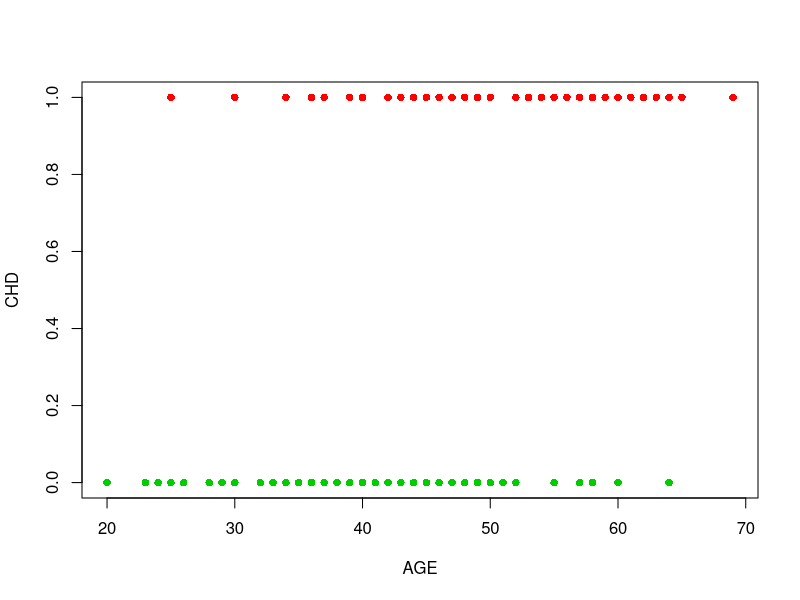
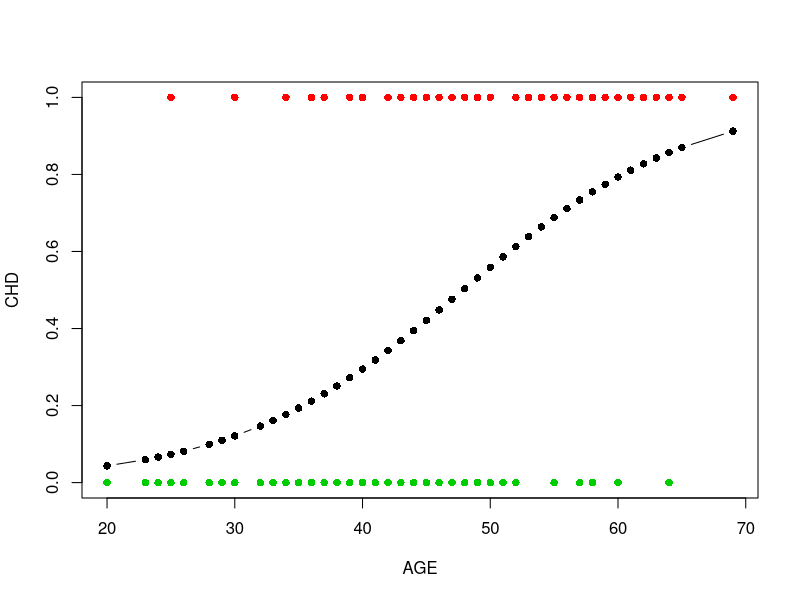
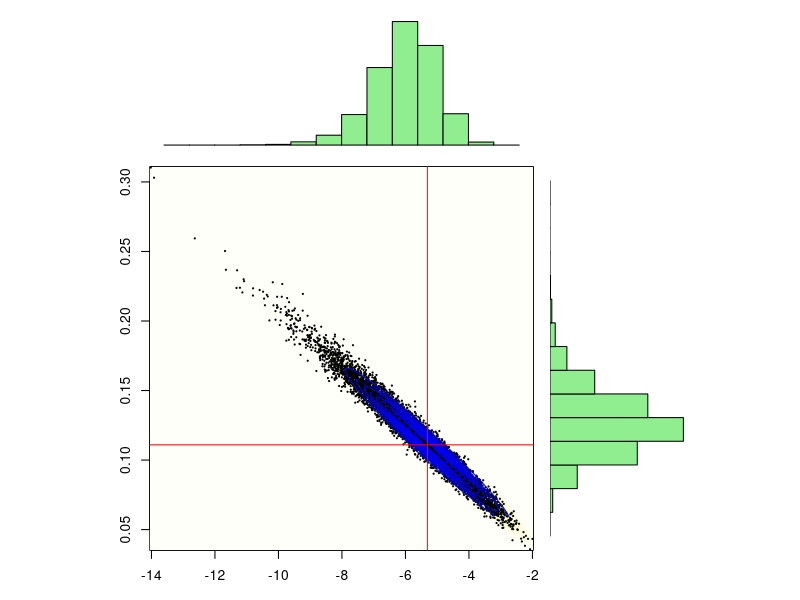
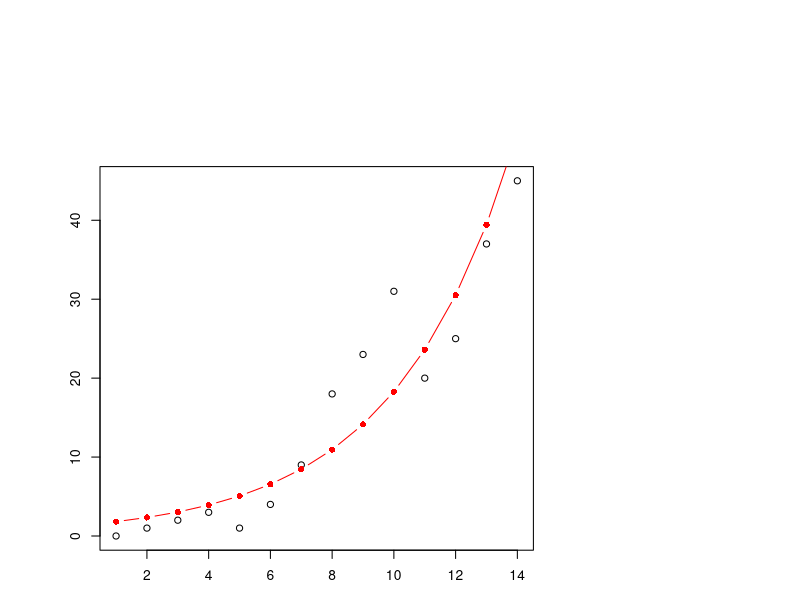

Source code (R) for these figures, in order: (Note: this script raises an error after producing the figures.)
############################
# Régression de Logistique #
############################

A = read.table("3_GLM/chd.txt", header = TRUE)
plot(A$age, A$chd, 
     xlab = "AGE", ylab = "CHD", 
     pch = 16, col = c("green3", "red")[A$chd+1]
)

fit.glm = glm(chd~age, family = binomial("logit"), data = A)
summary(fit.glm)

plot(A$age, A$chd, 
     xlab = "AGE", ylab = "CHD", 
     pch = 16, col = c("green3", "red")[A$chd+1]
)
points(A$age, predict(fit.glm, type = "response"), 
       type = "b", pch = 16, col = "black")

beta = matrix(0, 2,10000)
for (b in 1:10000) {
   idx = sample (1:NROW(A), size =NROW(A), replace = TRUE )
   beta[ , b] = glm(chd~age, 
                   family = binomial("logit"), 
                   data = A[idx, ])$coefficients
}

B = summary (glm(chd~age, family = binomial("logit"), 
                 data = A))$coefficients
m = B [1:2 ,1]
V = vcov (glm(chd~age, family = binomial("logit"), 
                  data = A))
library ( mnormt )
dn = function (x,y) dmnorm ( cbind (x,y),m,V)

vx=seq(range(beta[1, ])[1],range(beta[1, ])[2], length=201)
vy=seq(range(beta[2, ])[1],range(beta[2, ])[2], length=201)
z=outer(vx,vy,dn)

xhist <- hist(beta[1, ], plot=FALSE)
yhist <- hist(beta[2, ], plot=FALSE)
top <- max(c(xhist$density, yhist$density,dnorm(0)))
nf <- layout(matrix(c(2,0,1,3),2,2,byrow=TRUE), c(3,1), c(1,3), TRUE)
par(mar=c(3,3,1,1))
image(vx,vy,z,col=rev(heat.colors(101)))
points(t(beta),cex=.2)
contour(vx,vy,z,col="blue",add=TRUE)
abline(v=m[1],h = m[2], col = "red")
par(mar=c(0,3,1,1))
hist(beta[1, ], proba = TRUE, axes=FALSE, col="light green", 
     xlab = "", ylab = "", main = "")
par(mar=c(3,0,1,1))
barplot(yhist$density, axes=FALSE, xlim=c(0, top), space=0, 
        horiz=TRUE,col="light green")

#########################
# Régression de Poisson #
#########################

death_aids = c(0, 1, 2, 3, 1, 4, 9, 18, 23, 31, 20, 25, 37, 45)
quarter = c(1:14)

df = data.frame(quarter = quarter,
                death_aids = death_aids 
                )

fit.glm = glm(death_aids~quarter, family = "poisson", data = df)
summary(fit.glm)

plot(df$quarter, df$death_aids, xlab = "quarter", ylab = "death_aids")
points(df$quarter, predict(fit.glm, type = "response"), 
       type = "b", pch = 16, col = "red")



#Criteria for assessing goodness of fit
summary(fit.glm)

# Log likelihood du mod?le ?tudi? 
-2*logLik(fit.glm)
# Log Likelihood du mod?le satur?
yy = y ; yy[1] = 1
-2*(logLik(fit.glm)-sum(y*log(yy)-y-log(fact(y))))


XBeta = predict(fit.glm)
Prediction = predict(fit.glm, type = "response", se.fit = TRUE)

####################
# Régression Gamma #
####################


#Y = Durée de vie entre le diagnostic et le décès en semaines

y = c(65, 156, 100, 134, 16, 108, 121, 4, 39, 
      143, 56, 26, 22, 1, 1, 5,  65) 

# X = log(Nombre de globules blancs initial)       
      
x = c(3.36, 2.88, 3.63, 3.41, 3.78, 4.02, 4.00, 
      4.23, 3.73, 3.85, 3.97, 4.51, 4.54, 5.00, 
      5.00, 4.72, 5.00)	

df = data.frame(survival = y, globules = x) 
df = df[order(df[, 2]), ]

fit.glm = glm(survival~globules, family = Gamma(link = "log"), data = df, )

fit.glm = glm(survival~globules, family = Gamma(link = "inverse"), data = df)

#Gamma(link = "inverse")
#gamma.shape(fit.glm)
#summary(fit.glm, dispersion=gamma.shape(fit.glm)[1]$alpha)   
#library(MASS)
#myshape <- gamma.shape(fit.glm)


plot(df$globules, df$survival, ylim = c(0, 235),
     xlab = "globules",
     ylab = "survival",
     main = "Durée de survie vs #globules blancs")

points(df$globules, 
       predict(fit.glm, type = "response"), 
       pch = 16, col = "red",
       type = 'b')




  
  	
